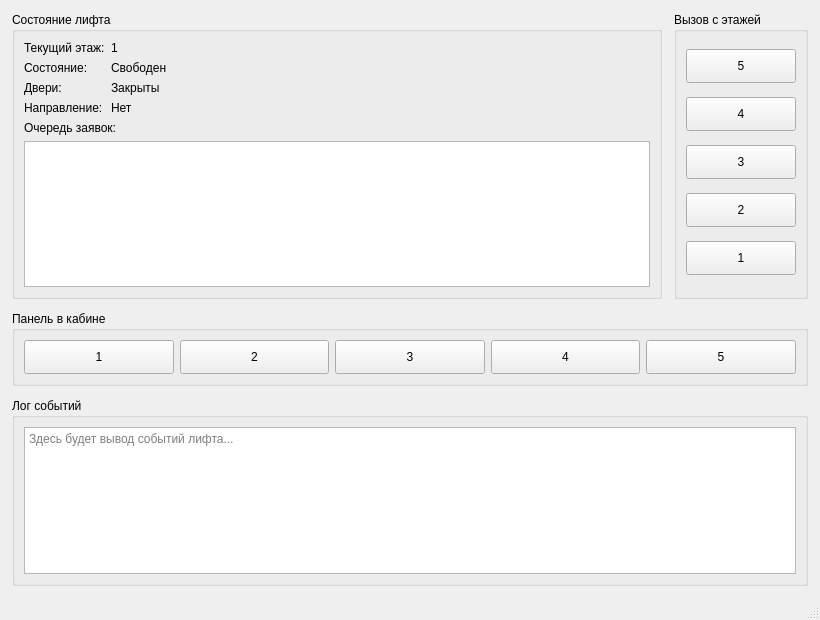
<?xml version="1.0" encoding="UTF-8"?>
<ui version="4.0">
 <class>MainWindow</class>
 <widget class="QMainWindow" name="MainWindow">
  <property name="geometry">
   <rect>
    <x>0</x>
    <y>0</y>
    <width>820</width>
    <height>620</height>
   </rect>
  </property>
  <property name="windowTitle">
   <string>Elevator Simulator</string>
  </property>
  <widget class="QWidget" name="centralwidget">
   <layout class="QVBoxLayout" name="verticalLayoutRoot">
    <property name="spacing">
     <number>12</number>
    </property>
    <property name="leftMargin">
     <number>12</number>
    </property>
    <property name="topMargin">
     <number>12</number>
    </property>
    <property name="rightMargin">
     <number>12</number>
    </property>
    <property name="bottomMargin">
     <number>12</number>
    </property>
    <item>
     <layout class="QHBoxLayout" name="horizontalLayoutTop">
      <property name="spacing">
       <number>12</number>
      </property>
      <item>
       <widget class="QGroupBox" name="statusGroupBox">
        <property name="minimumSize">
         <size>
          <width>260</width>
          <height>0</height>
         </size>
        </property>
        <property name="title">
         <string>Состояние лифта</string>
        </property>
        <layout class="QVBoxLayout" name="verticalLayoutStatus">
         <item>
          <layout class="QFormLayout" name="formLayoutStatus">
           <item row="0" column="0">
            <widget class="QLabel" name="currentFloorTitleLabel">
             <property name="text">
              <string>Текущий этаж:</string>
             </property>
            </widget>
           </item>
           <item row="0" column="1">
            <widget class="QLabel" name="currentFloorValueLabel">
             <property name="minimumSize">
              <size>
               <width>80</width>
               <height>0</height>
              </size>
             </property>
             <property name="text">
              <string>1</string>
             </property>
            </widget>
           </item>
           <item row="1" column="0">
            <widget class="QLabel" name="elevatorStatusTitleLabel">
             <property name="text">
              <string>Состояние:</string>
             </property>
            </widget>
           </item>
           <item row="1" column="1">
            <widget class="QLabel" name="elevatorStatusValueLabel">
             <property name="text">
              <string>Свободен</string>
             </property>
            </widget>
           </item>
           <item row="2" column="0">
            <widget class="QLabel" name="doorStatusTitleLabel">
             <property name="text">
              <string>Двери:</string>
             </property>
            </widget>
           </item>
           <item row="2" column="1">
            <widget class="QLabel" name="doorStatusValueLabel">
             <property name="text">
              <string>Закрыты</string>
             </property>
            </widget>
           </item>
           <item row="3" column="0">
            <widget class="QLabel" name="directionStatusTitleLabel">
             <property name="text">
              <string>Направление:</string>
             </property>
            </widget>
           </item>
           <item row="3" column="1">
            <widget class="QLabel" name="directionStatusValueLabel">
             <property name="text">
              <string>Нет</string>
             </property>
            </widget>
           </item>
          </layout>
         </item>
         <item>
          <widget class="QLabel" name="queueTitleLabel">
           <property name="text">
            <string>Очередь заявок:</string>
           </property>
          </widget>
         </item>
         <item>
          <widget class="QListWidget" name="requestsListWidget"/>
         </item>
        </layout>
       </widget>
      </item>
      <item>
       <widget class="QGroupBox" name="floorCallsGroupBox">
        <property name="title">
         <string>Вызов с этажей</string>
        </property>
        <layout class="QGridLayout" name="gridLayoutFloorCalls">
         <item row="0" column="0">
          <widget class="QPushButton" name="elevatorCall5Button">
           <property name="minimumSize">
            <size>
             <width>110</width>
             <height>34</height>
            </size>
           </property>
           <property name="text">
            <string>5</string>
           </property>
          </widget>
         </item>
         <item row="1" column="0">
          <widget class="QPushButton" name="elevatorCall4Button">
           <property name="minimumSize">
            <size>
             <width>110</width>
             <height>34</height>
            </size>
           </property>
           <property name="text">
            <string>4</string>
           </property>
          </widget>
         </item>
         <item row="2" column="0">
          <widget class="QPushButton" name="elevatorCall3Button">
           <property name="minimumSize">
            <size>
             <width>110</width>
             <height>34</height>
            </size>
           </property>
           <property name="text">
            <string>3</string>
           </property>
          </widget>
         </item>
         <item row="3" column="0">
          <widget class="QPushButton" name="elevatorCall2Button">
           <property name="minimumSize">
            <size>
             <width>110</width>
             <height>34</height>
            </size>
           </property>
           <property name="text">
            <string>2</string>
           </property>
          </widget>
         </item>
         <item row="4" column="0">
          <widget class="QPushButton" name="elevatorCall1Button">
           <property name="minimumSize">
            <size>
             <width>110</width>
             <height>34</height>
            </size>
           </property>
           <property name="text">
            <string>1</string>
           </property>
          </widget>
         </item>
        </layout>
       </widget>
      </item>
     </layout>
    </item>
    <item>
     <widget class="QGroupBox" name="cabinPanelGroupBox">
      <property name="title">
       <string>Панель в кабине</string>
      </property>
      <layout class="QGridLayout" name="gridLayoutCabinPanel">
       <item row="1" column="3">
        <widget class="QPushButton" name="homeCall4Button">
         <property name="minimumSize">
          <size>
           <width>110</width>
           <height>34</height>
          </size>
         </property>
         <property name="text">
          <string>4</string>
         </property>
        </widget>
       </item>
       <item row="1" column="2">
        <widget class="QPushButton" name="homeCall3Button">
         <property name="minimumSize">
          <size>
           <width>110</width>
           <height>34</height>
          </size>
         </property>
         <property name="text">
          <string>3</string>
         </property>
        </widget>
       </item>
       <item row="1" column="0">
        <widget class="QPushButton" name="homeCall1Button">
         <property name="minimumSize">
          <size>
           <width>110</width>
           <height>34</height>
          </size>
         </property>
         <property name="text">
          <string>1</string>
         </property>
        </widget>
       </item>
       <item row="1" column="1">
        <widget class="QPushButton" name="homeCall2Button">
         <property name="minimumSize">
          <size>
           <width>110</width>
           <height>34</height>
          </size>
         </property>
         <property name="text">
          <string>2</string>
         </property>
        </widget>
       </item>
       <item row="1" column="4">
        <widget class="QPushButton" name="homeCall5Button">
         <property name="minimumSize">
          <size>
           <width>110</width>
           <height>34</height>
          </size>
         </property>
         <property name="text">
          <string>5</string>
         </property>
        </widget>
       </item>
      </layout>
     </widget>
    </item>
    <item>
     <widget class="QGroupBox" name="logGroupBox">
      <property name="title">
       <string>Лог событий</string>
      </property>
      <layout class="QVBoxLayout" name="verticalLayoutLog">
       <item>
        <widget class="QTextEdit" name="logTextEdit">
         <property name="readOnly">
          <bool>true</bool>
         </property>
         <property name="placeholderText">
          <string>Здесь будет вывод событий лифта...</string>
         </property>
        </widget>
       </item>
      </layout>
     </widget>
    </item>
   </layout>
  </widget>
  <widget class="QMenuBar" name="menubar">
   <property name="geometry">
    <rect>
     <x>0</x>
     <y>0</y>
     <width>820</width>
     <height>22</height>
    </rect>
   </property>
  </widget>
  <widget class="QStatusBar" name="statusbar"/>
 </widget>
 <resources/>
 <connections/>
</ui>
